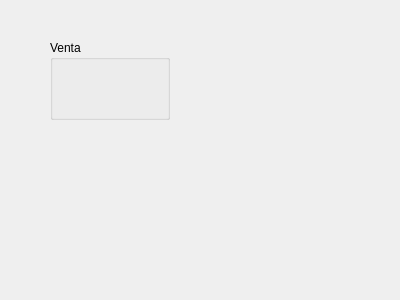
<?xml version="1.0" encoding="UTF-8"?>
<ui version="4.0">
 <class>F_Venta</class>
 <widget class="QWidget" name="F_Venta">
  <property name="geometry">
   <rect>
    <x>0</x>
    <y>0</y>
    <width>400</width>
    <height>300</height>
   </rect>
  </property>
  <property name="windowTitle">
   <string>Form</string>
  </property>
  <widget class="QGroupBox" name="groupBox">
   <property name="geometry">
    <rect>
     <x>50</x>
     <y>40</y>
     <width>120</width>
     <height>80</height>
    </rect>
   </property>
   <property name="title">
    <string>Venta</string>
   </property>
  </widget>
 </widget>
 <resources/>
 <connections/>
</ui>
